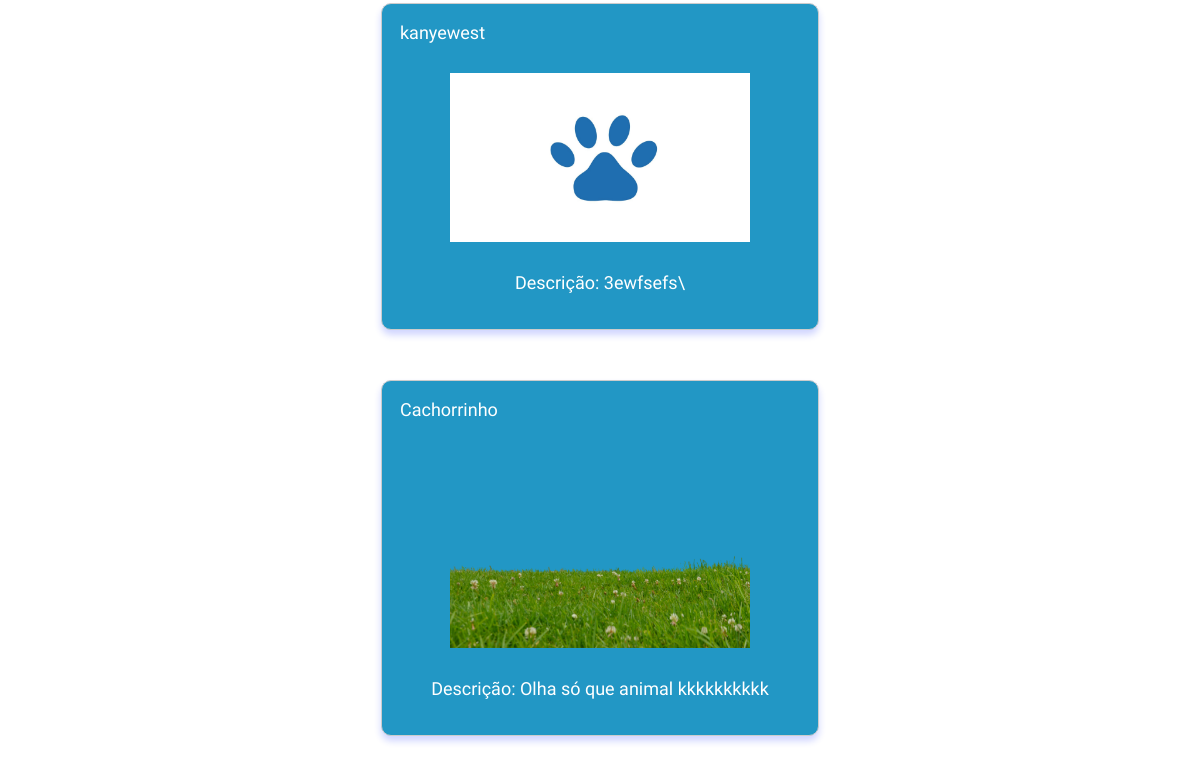
Page /home/ (signed in, lower part) on the earlier database version.
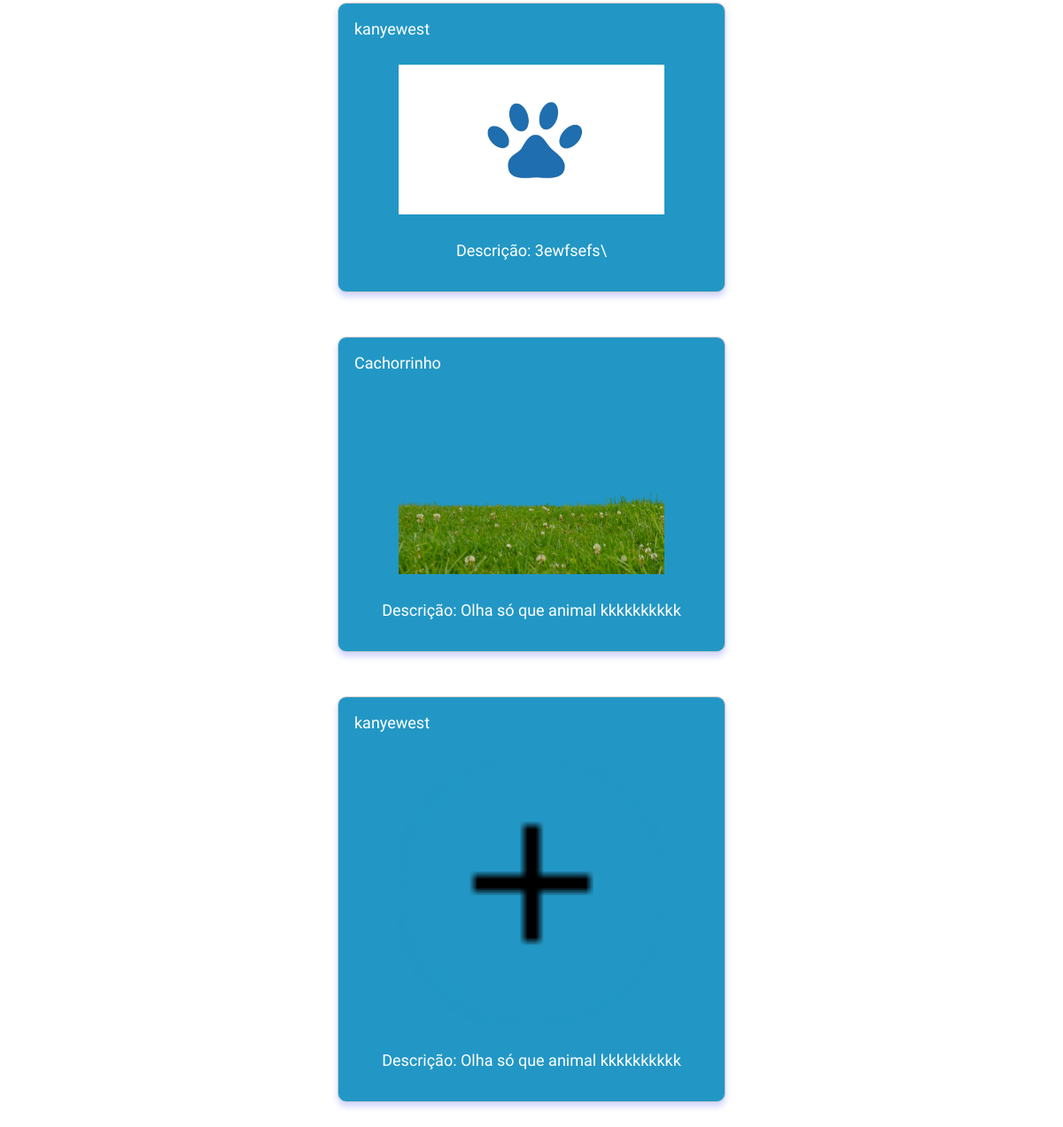
Same page on the later database version.
### myapp/models.py (models this page shows, shortened)
class post(models.Model):
    user = models.ForeignKey(User, on_delete=models.CASCADE, null=True, blank=True)
    image = models.ImageField(null=True, blank=True, upload_to='images/')
    description = models.CharField(max_length=500, null=True, blank=True)
    date = models.DateTimeField(auto_now_add=True)
    likes = models.IntegerField(default=0)
    comment = models.CharField(max_length=100, null=True, blank=True)
    who_liked = models.ManyToManyField(User, related_name='who_liked', blank=True)

class User(AbstractUser):
    profile_image = models.ImageField(null=True, blank=True, upload_to='images/')
    phone = models.CharField(max_length=20, null = True, blank=True)
    address = models.CharField(max_length=50 , null=True, blank=True)
    amount_of_followers = models.IntegerField(default=0)
    amount_of_following = models.IntegerField(default=0)
    followers = models.ManyToManyField('self', blank=True)

### myapp/views.py (the view)
# urls.py: 2. Add a URL to urlpatterns:  path('', views.home, name='home')
@login_required
def home(request):
    current_user = request.user
    if current_user.is_authenticated:
        posts = post.objects.all() #all instances of a post
        return render(request, 'home.html', {'posts': posts}) #rendered with context of the posts
    else:
        return redirect('login')

### myapp/templates/home.html (shortened to what this page needs)
{% extends "homebase.html" %}
{% block content %}
<!DOCTYPE html>
<html lang="en">
<head>
</head>
<body>
    {% load static %}
    <div class="posts">
        <div class="posts">
        {% for post in posts %}
        <div class="post">
            <span>{{post.user.username}}</span>
            {% if post.image %}
                <img src="{{post.image.url}}" alt="">
            {% endif %}
            <p>Descrição: {{post.description}}</p>
        </div>
        {% endfor %}
    </div>
</body>
</html>
{% endblock %}

### myapp/templates/homebase.html (shortened to what this page needs)
<!DOCTYPE html>
<html lang="en">
<head>
    {% load static %}
    <link rel="stylesheet" href="{% static 'homestyle.css' %}">
</head>
<body>
        {% block content %}{% endblock %}
</body>
</html>

### myapp/static/homestyle.css (style rules this page uses)
body { font-family: 'Afacad', sans-serif; font-size: 18px; }
img { top: 20px; display: block; margin: 30px auto; width: 75%; }
.post { margin: 50px auto; width: 400px; padding: 1em; border: 1px solid #CCC; border-radius: 10px; background-color: #2297c5; box-shadow: 0 5px 7px rgba(22, 45, 255, 0.2); }
.post p { color : white; text-align: center; }
span { color: white; }

Differences in the rows shown:
added post: user.username "kanyewest", image (picture), description "Olha só que animal kkkkkkkkkk"
